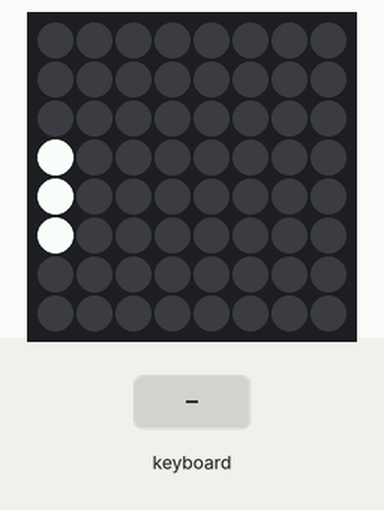
A program run on a simulated Raspberry Pi (BCM pin numbers) with a Sense HAT. Shown: the Sense HAT's 8×8 RGB LED matrix. Inputs (shaded band) come from the test bench.

Above: at 1.2 s.
1.3 s: key up typed on the keyboard
At 2.1 s:
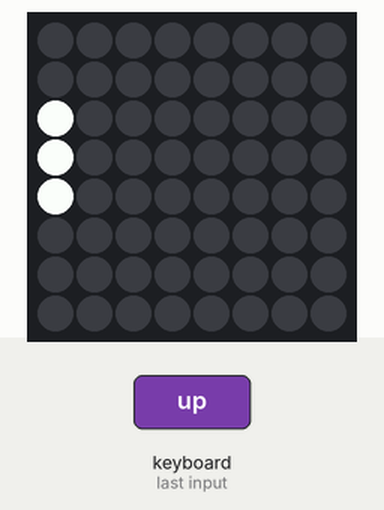
2.8 s: key up typed on the keyboard
At 3.2 s:
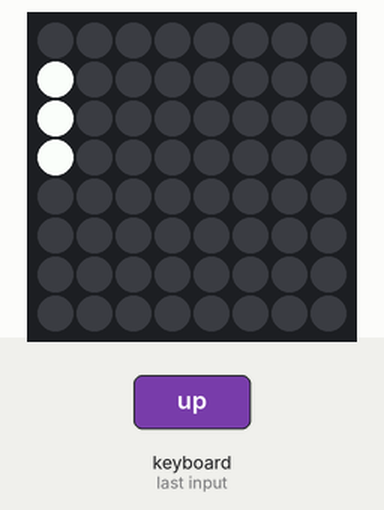
4.3 s: key up typed on the keyboard
At 5.5 s:
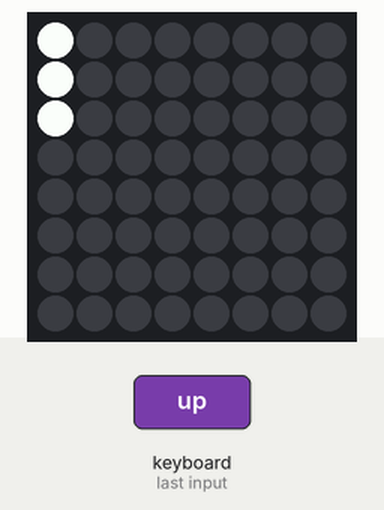
5.8 s: key down typed on the keyboard
At 6.7 s:
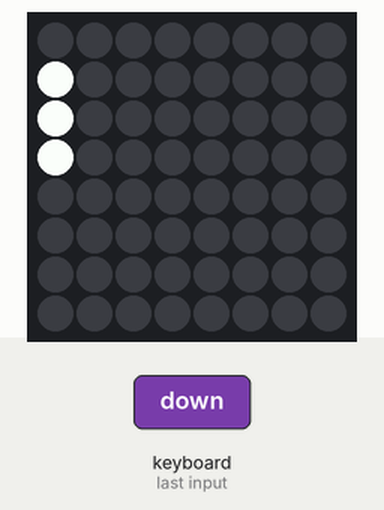
Timing chart, 0 to 8.3 s (numbered marks = the images above; inputs shaded):
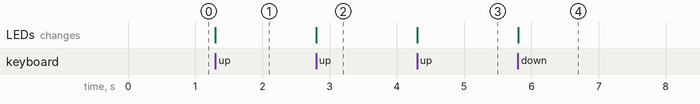

Measured:
- after the input at 1.3 s, the LEDs: change at once (image 1)
- after the input at 2.8 s, the LEDs: change at once (image 2)
- after the input at 4.3 s, the LEDs: change at once (image 3)
- after the input at 5.8 s, the LEDs: change at once (image 4)

The program:

pong.py
```python
from sense_hat import SenseHat
import curses

sense = SenseHat()
sense.clear(0,0,0)

screen = curses.initscr()
screen.keypad(True)
curses.cbreak()
curses.noecho()

y = 4

sense.set_pixel(0, y, 255, 255, 255)

def drawbat():
	sense.set_pixel(0, y, 255, 255, 255)
	sense.set_pixel(0, y+1, 255, 255, 255)
	sense.set_pixel(0, y-1, 255, 255, 255)

game_over = False

while not game_over:
	drawbat()
	key = screen.getch()
	sense.clear()

	if key == curses.KEY_UP:
		if y > 1:
			y -= 1

	if key == curses.KEY_DOWN:
		if y < 6:
			y += 1
```
